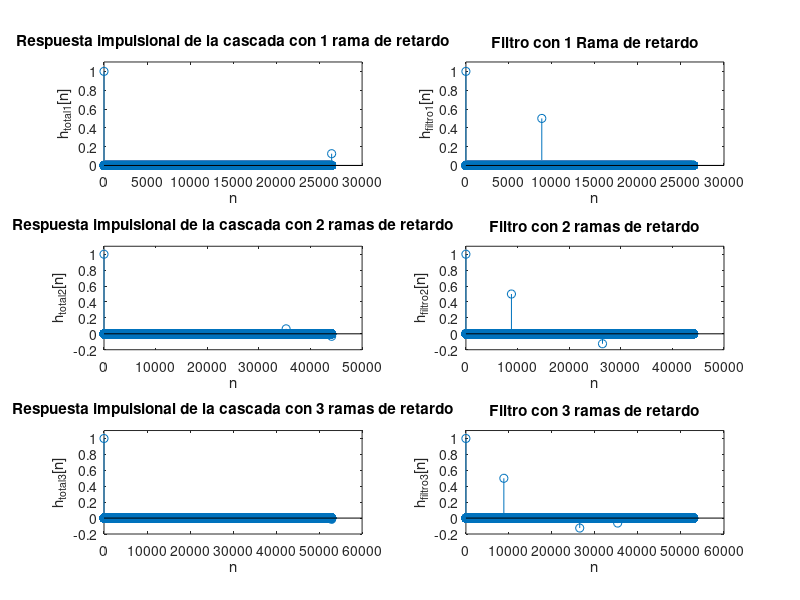

Write MATLAB code to recreate this figure.
n1 = 8820;
a = -0.5;

% Graficar respuesta impulsional de la cascada con filtro de 1 rama de retardo
n = 0:1:n1*3;
h_total2 = (n == 0) - a^3 * (n == n1*3);

figure;
subplot(3,2,1);
stem(n, h_total2, 'o');
title('Respuesta impulsional de la cascada con 1 rama de retardo');
xlabel('n');
ylabel('h_{total1}[n]');
ylim([0, 1.1]);

% Graficar filtro de 1 rama de retardo
h_filtro1 = (n == 0) - a * (n == n1);

subplot(3,2,2);
stem(n, h_filtro1, 'o');
title('Filtro con 1 Rama de retardo');
xlabel('n');
ylabel('h_{filtro1}[n]');
ylim([0, 1.1]);

% Graficar respuesta impulsional de la cascada con filtro de 2 ramas de retardo
n = 0:1:n1*5;
h_total2 = (n == 0) + a^4 * (n == n1*4) + a^5 * (n == n1*5);

subplot(3,2,3);
stem(n, h_total2, 'o');
title('Respuesta impulsional de la cascada con 2 ramas de retardo');
xlabel('n');
ylabel('h_{total2}[n]');
ylim([-0.2, 1.1]);

% Graficar filtro de 2 ramas de retardo
h_filtro2 = (n == 0) - a * (n == n1) + a^3 * (n == n1*3);
subplot(3,2,4);
stem(n, h_filtro2, 'o');
title('Filtro con 2 ramas de retardo');
xlabel('n');
ylabel('h_{filtro2}[n]');
ylim([-0.2, 1.1]);

% Graficar respuesta impulsional de la cascada con filtro de 3 ramas de retardo
n = 0:1:n1*6;
h_total3 = (n == 0) - a^6 * (n == n1*6);

subplot(3,2,5);
stem(n, h_total3, 'o');
title('Respuesta impulsional de la cascada con 3 ramas de retardo');
xlabel('n');
ylabel('h_{total3}[n]');
ylim([-0.2, 1.1]);

% Graficar filtro de 3 ramas de retardo
h_filtro3 = (n == 0) - a * (n == n1) + a^3 * (n == n1*3) - a^4 * (n == n1*4);
subplot(3,2,6);
stem(n, h_filtro3, 'o');
title('Filtro con 3 ramas de retardo');
xlabel('n');
ylabel('h_{filtro3}[n]');
ylim([-0.2, 1.1]);